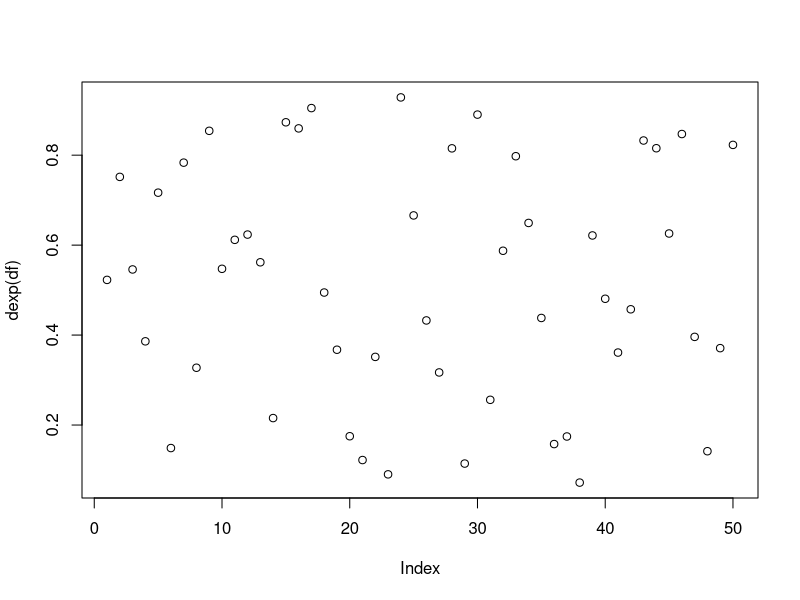
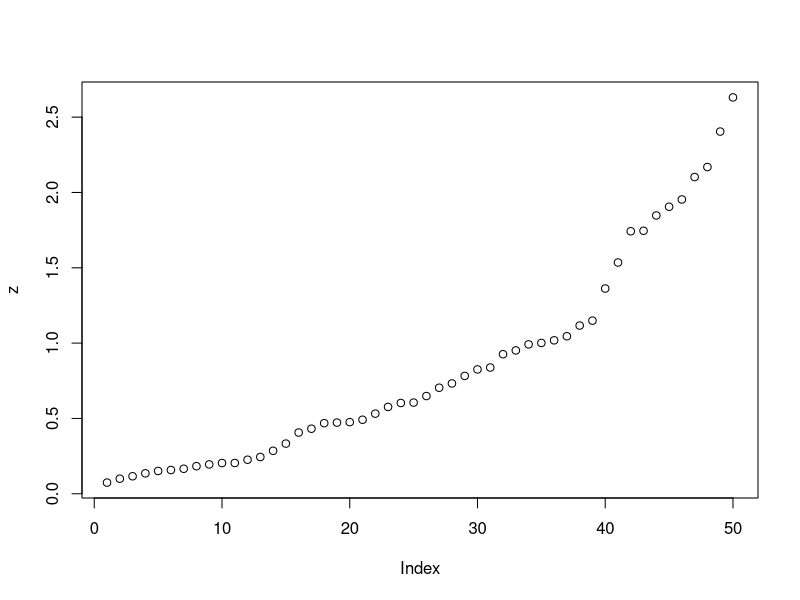
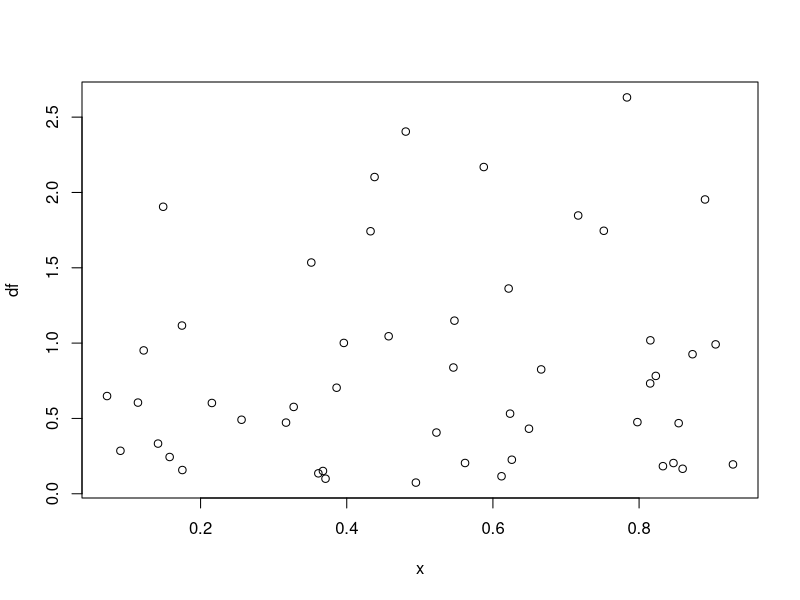

These figures' R source, in order: (Note: this script raises an error after producing the figures.)
#Clear Working Environment
rm(list=ls())
cat("\f")

#Loading necessary libraries
library(readr)
library(dplyr)


#Exponential Distribution
set.seed(258)
df <- rexp(50, rate = 1)
plot(dexp(df))

x <- dexp(df)
x <- sort(x)
y <- pexp(df)
y <- sort(y)
z <- sort(df)
plot(z)
plot(x, df)

n <- 10000
means <- cumsum(rexp(n, lambda))/(1:n)
library(ggplot2)
g <- ggplot(data.frame(x = 1:n, y = means), aes(x = x, y = y))
g <- g + geom_hline(yintercept = 1/lambda) + geom_line(size = 2)
g <- g + labs(x = "Number of obs", y = "Cumulative mean")
g


n <- 100
pvals <- seq(0.1, 0.9, by = 0.05)
nosim <- 1000
coverage2 <- sapply(pvals, function(p) {
        phats <- rbinom(nosim, prob = p, size = n)/n
        ll <- phats - qnorm(0.975) * sqrt(phats * (1 - phats)/n)
        ul <- phats + qnorm(0.975) * sqrt(phats * (1 - phats)/n)
        mean(ll < p & ul > p)
})